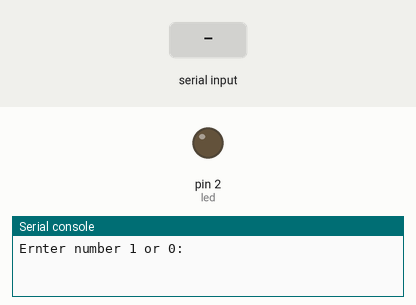
Bench run of a program on a simulated MicroPython board. Parts: output pins drawn as LEDs (lit = HIGH), the last lines printed to the serial console. Inputs (shaded band) come from the test bench.

Above: at 1.2 s.
1.3 s: "1" typed at the serial console, then Enter
At 1.7 s:
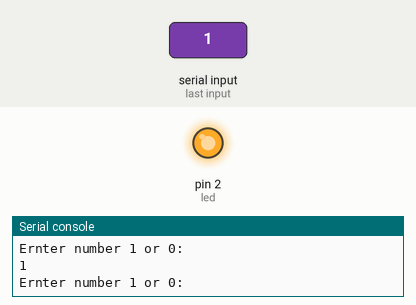
2.8 s: "0" typed at the serial console, then Enter
At 4.0 s:
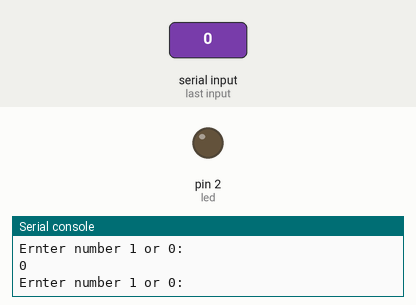
Timing chart, 0 to 5.8 s (numbered marks = the images above; inputs shaded):
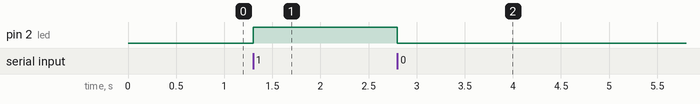

Measured:
- after the input at 1.3 s, pin 2 (led): LOW → HIGH at once
- after the input at 2.8 s, pin 2 (led): HIGH → LOW at once

The program:

ledtest.py
```python
from machine import Pin
led=Pin(2,Pin.OUT)
x=int(input("Ernter number 1 or 0: "))
while x==1 or x==0:
  if x==1:
    led.on()
    x=int(input("Ernter number 1 or 0: "))
  else:
    led.off()
    x=int(input("Ernter number 1 or 0: "))
```
